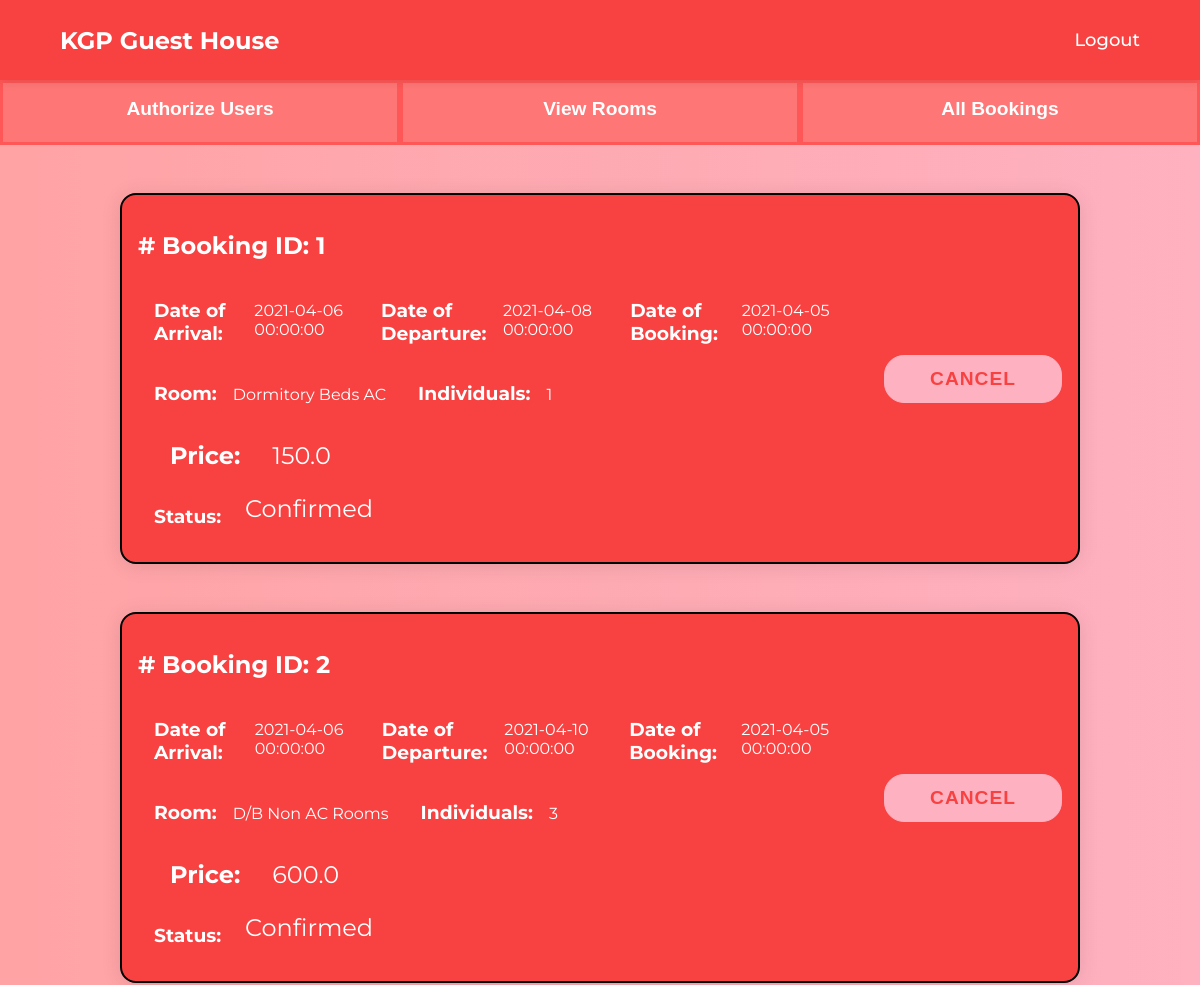
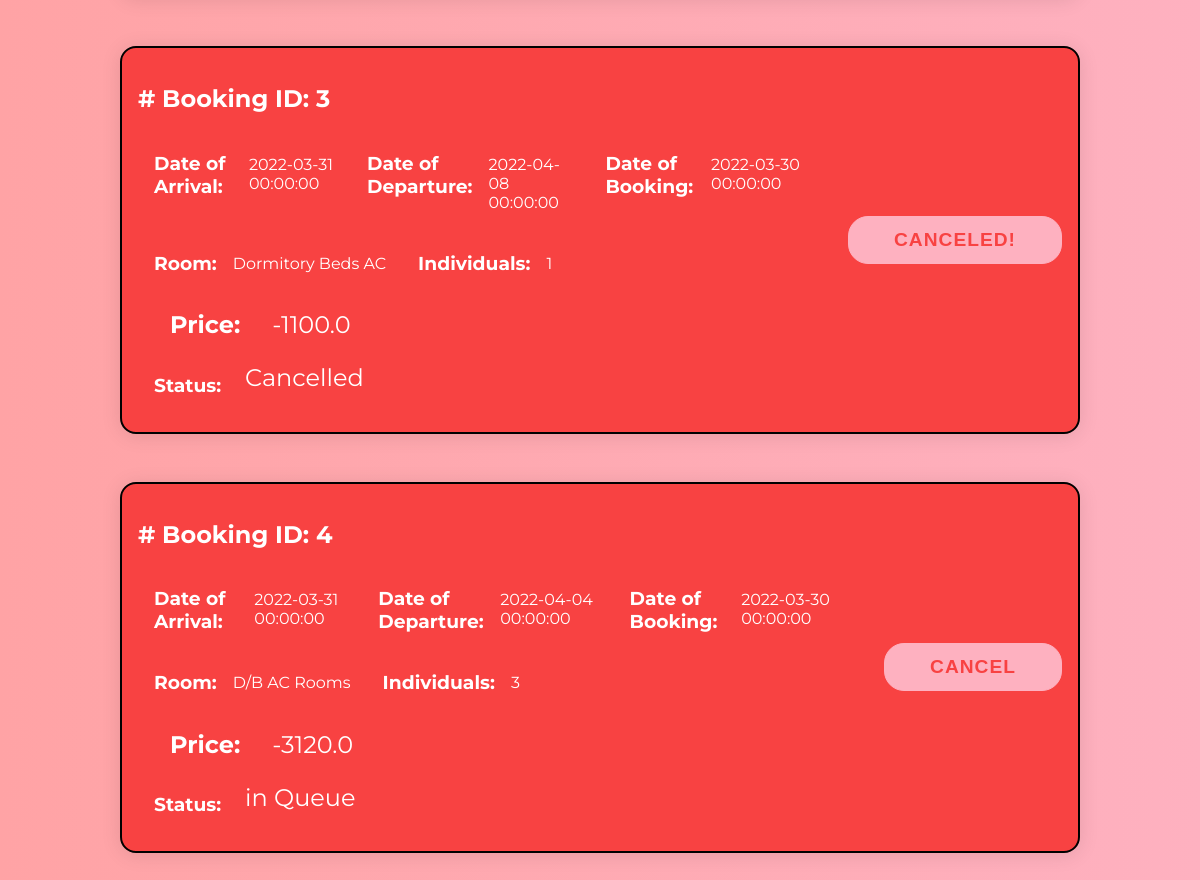
The page /adminHistory on the database its author committed (2 pictures, top to bottom).
### app.py (models this page shows)
class Booking(db.Model):
    id = db.Column(db.Integer, primary_key=True)
    userId = db.Column(db.Integer)
    roomId = db.Column(db.Integer)
    foodId = db.Column(db.Integer)
    checkInDate = db.Column(db.DateTime)
    checkOutDate = db.Column(db.DateTime)
    dateOfBooking = db.Column(db.DateTime)
    confirmation = db.Column(db.Integer)
    feedback = db.Column(db.String(100))

class Rooms(db.Model):
    id = db.Column(db.Integer, primary_key=True)
    floor = db.Column(db.Integer)
    type = db.Column(db.String(40))
    description = db.Column(db.String(60))  # Room type, no of beds
    status = db.Column(db.String(100))
    ghId = db.Column(db.Integer)
    pricePerDay = db.Column(db.Integer)
    occupancy = db.Column(db.Integer)
    ac = db.Column(db.Integer)

### app.py (the view)
@app.route('/adminHistory', methods=["POST", "GET"])
def adminHistory():
    bookings = Booking.query.all()
    rooms = [Rooms.query.filter_by(id=i.roomId).first() for i in bookings]
    user = [User.query.filter_by(id=i.userId).first() for i in bookings]
    cost = [TotalBookingCost(i) for i in bookings]
    return render_template('adminPrevBooking.html', bookings=bookings, user=user, rooms=rooms, prices=cost)

### app.py (called while the page is built)
def TotalBookingCost(booked):
    room = Rooms.query.filter_by(id=booked.roomId).first()
    food = FoodOptions.query.filter_by(id=booked.foodId).first()
    days = ((booked.checkOutDate.day-booked.checkInDate.day)+1)
    cost = room.pricePerDay*days
    if food is not None:
        cost += food.pricePerDay*days
    return 0.2*cost

### templates/adminPrevBooking.html (shortened to what this page needs)
<!DOCTYPE html>
<html lang="en">
<head>
    <link rel="stylesheet" href="{{ url_for('static',filename='/css/prevBooking.css') }}">
</head>
<body>
<header class="header-outer">
        <div class="header-inner responsive-wrapper">
            <div class="header-logo">
                <h2>KGP Guest House</h2>
            </div>
            <nav class="header-navigation">
                <a href="/">Logout</a>
            </nav>
        </div>
    </header>
    <div class="nav">
        <ul class="navigation">
            <li><a href="/admin">Authorize Users</a></li>
            <li><a href="/adminDates">View Rooms</a></li>
            <li><a href="/adminHistory">All Bookings</a></li>
        </ul>
    </div>
    {% for i in bookings %}
    <div class="bookingBox">
        <div>
            <div class="bookingId">
                <h2># Booking ID: {{ i.id }}</h2>
            </div>
            <div class="bookingDates">
                <div class="date">
                    <h3>Date of Arrival: </h3>
                    <h4>{{ i.checkInDate }}</h4>
                </div>
                <div class="date">
                    <h3>Date of Departure: </h3>
                    <h4>{{ i.checkOutDate }}</h4>
                </div>
                <div class="date">
                    <h3>Date of Booking: </h3>
                    <h4>{{ i.dateOfBooking }}</h4>
                </div>
            </div>
            <div class="details">
                <div class="date">
                    <h3>Room: </h3>
                    <h4>{{ rooms[loop.index0].type }}</h4>
                </div>
                <div class="date">
                    <h3>Individuals: </h3>
                    <h4>{{ rooms[loop.index0].occupancy }}</h4>
                </div>
            </div>
            <div class="price">
                <div class="date">
                    <h3 class="price">Price: </h3>
                    <h4 class="amount">{{prices[loop.index0]}}</h4>
                </div>
            </div>
            <div class="status">
                <div class="date">
                    <h3 class="status">Status: </h3>
                    <h4 class="amount">{% if i.confirmation==0 %} in Queue {% elif i.confirmation==1 %} Confirmed {% else %} Cancelled {% endif %}</h4>
                </div>
            </div>
        </div>
        {% if i.confirmation==3 %}
        <div class="buttonDiv">
            <button class="button">Canceled!</button>
        </div>
        {% else %}
        <div class="buttonDiv">
            <a href="{{ url_for('cancelBooking', bookingId=i.id) }}" class="room_features--book-btn"><button class="button">Cancel</button></a>
        </div>
        {% endif %}
    </div>
    {% endfor %}
</body>
</html>

### static/css/prevBooking.css (style rules this page uses)
* { box-sizing: border-box; }
body { background: linear-gradient(to right, #ffa3a5,#FEB1C0); font-family: 'Montserrat', sans-serif; margin: 0; }
button { border-radius: 20px; border: 1px solid #FEB1C0; background-color: #FEB1C0; color: rgb(248, 66, 66); font-size: 12px; font-weight: bold; padding: 12px 45px; letter-spacing: 1px; text-transform: uppercase; transition: transform 80ms ease-in; }
.bookingBox { padding: 1rem; display: flex; color: white; background-color: rgb(248, 66, 66); width: 80%; margin: 3rem auto; border: black 2px solid; border-radius: 1rem; box-shadow: 0 2px 20px 0 rgba(0,0,0, 0.1); }
.bookingDates { display: flex; }
.date { padding: 0 1rem; display: flex; }
h4 { padding-left: 1rem; font-weight: normal; }
.details { display: flex; }
.buttonDiv { padding-left: 2rem; display: flex; flex-direction: column-reverse; justify-content: center; align-items: center; }
.button { font-size: 1.2rem; justify-self: center; margin: 1rem 0rem; }
.price { margin: 0.5rem 0.5rem; font-size: 1.5rem; }
.amount { padding: 0 1rem; margin: 0.5rem 0.5rem; font-size: 1.5rem; }
.nav { width:100%; background-color:rgb(248, 66, 66) }
.nav ul { display: flex; list-style-type: none; font: 15px helvetica; font-weight:bold; font-size: 1.2rem; text-align: center; }
.nav li { flex: 1; border-style: solid; border-color: rgb(255, 87, 87); height: 65px; background:rgb(255, 118, 118) ; }
.nav a { position: relative; top: 15px; text-decoration: none; color: white; }
*, *:after, *:before { box-sizing: border-box; }
:root { --header-outer-height: 80px; --header-inner-height: 70px; --header-height-difference: calc( var(--header-outer-height) - var(--header-inner-height) ); --header-bg: #fff; }
.responsive-wrapper { width: 90%; max-width: 1280px; margin-left: auto; margin-right: auto; }
.header-outer { z-index: 100; height: var(--header-outer-height); position: sticky; top: calc( var(--header-height-difference) * -1 ); display: flex; align-items: center; color: white; background-color: rgb(248, 66, 66); box-shadow: 0 2px 10px 0 rgba(0,0,0, 0.1); }
.header-inner { height: var(--header-inner-height); position: sticky; top: 0; display: flex; align-items: center; justify-content: space-between; }
.header-navigation { display: flex; flex-wrap: wrap; }
.header-navigation a, .header-navigation button { font-size: 1.125rem; color: inherit; margin-left: 1.75rem; position: relative; font-weight: 500; }
.header-navigation a { display: none; font-size: 1.125rem; color: inherit; text-decoration: none; }
.header-navigation a:after, .header-navigation button:after { transition: 0.25s ease; content: ""; display: block; width: 100%; height: 2px; background-color: currentcolor; transform: scalex(0); position: absolute; bottom: -2px; left: 0; }
.navigation { padding: 0; margin:0; }
@media (min-width: 800px) { .header-navigation a { display: inline-block; } }

### rows shown on the page
Booking: id "1", checkInDate "2021-04-06 00:00:00", checkOutDate "2021-04-08 00:00:00", dateOfBooking "2021-04-05 00:00:00", index0 "150.0", confirmation "Confirmed"
Rooms: type "Dormitory Beds AC", occupancy "1"
Booking: id "2", checkInDate "2021-04-06 00:00:00", checkOutDate "2021-04-10 00:00:00", dateOfBooking "2021-04-05 00:00:00", index0 "600.0", confirmation "Confirmed"
Rooms: type "D/B Non AC Rooms", occupancy "3"
Booking: id "3", checkInDate "2022-03-31 00:00:00", checkOutDate "2022-04-08 00:00:00", dateOfBooking "2022-03-30 00:00:00", index0 "-1100.0", confirmation "Cancelled"
Booking: id "4", checkInDate "2022-03-31 00:00:00", checkOutDate "2022-04-04 00:00:00", dateOfBooking "2022-03-30 00:00:00", index0 "-3120.0", confirmation "in Queue"
Rooms: type "D/B AC Rooms", occupancy "3"
